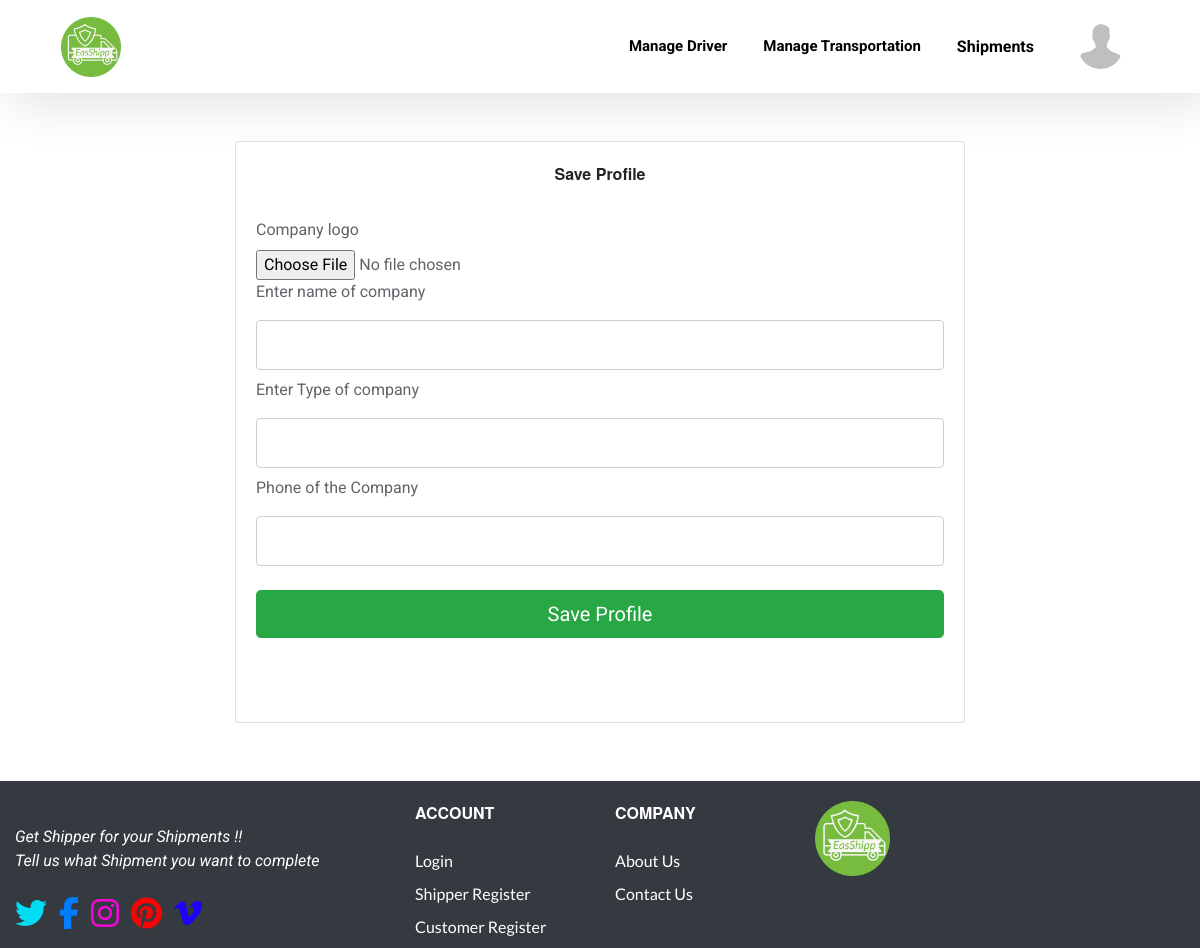
The page /partner_company/profile_edit/ (signed in) on the database as committed earlier.
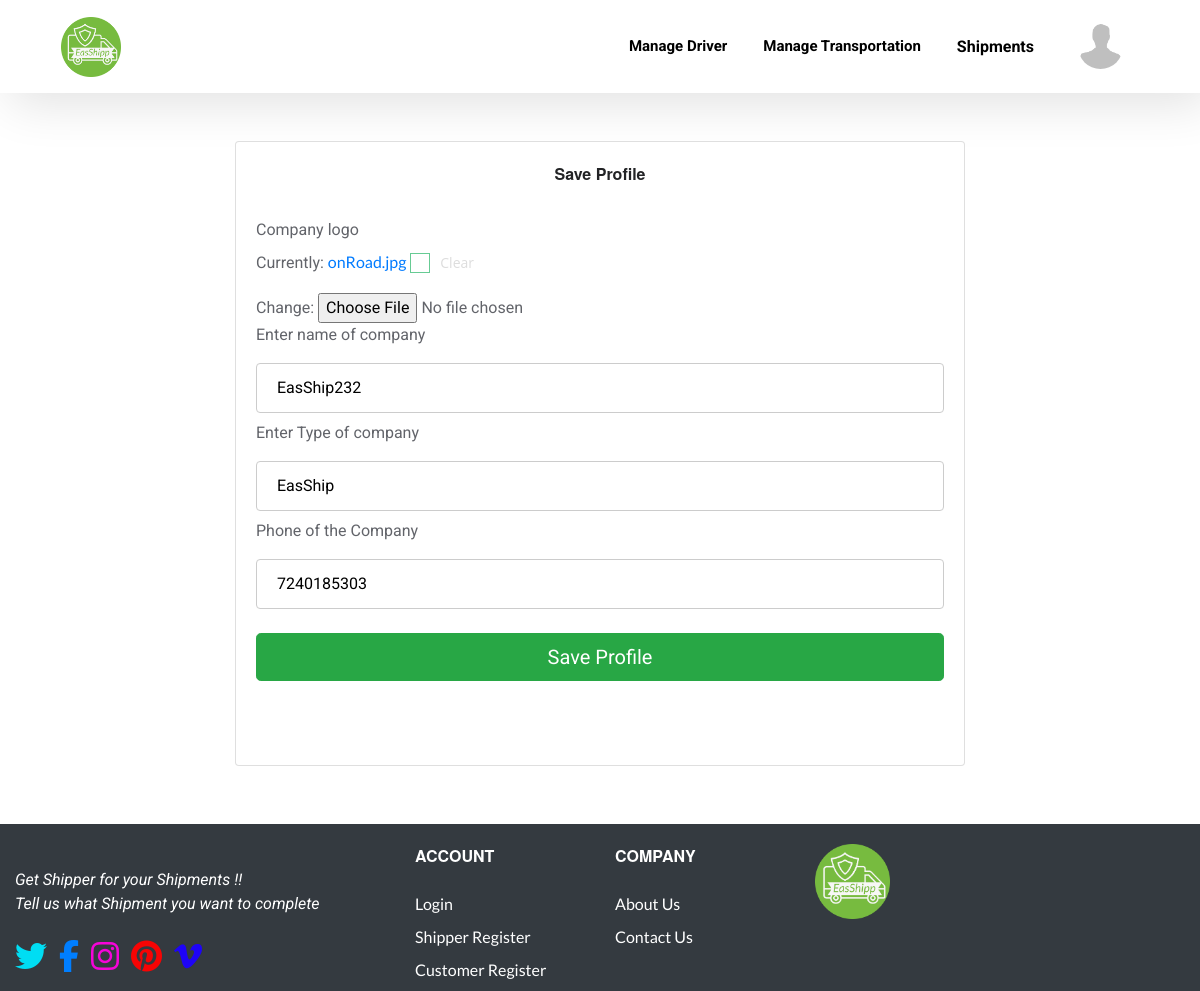
The same page on the database as committed later.
### PatnerCompany/models.py (models this page shows)
class Comp_profile(models.Model):
    comp = models.ForeignKey(patnerComp, on_delete=models.CASCADE)
    phone_regex = RegexValidator(regex=r'^\+?1?\d{9,15}$',
                                 message="Please enter valid phone number. Correct format is 91XXXXXXXX")
    phone = models.CharField(validators=[phone_regex], max_length=20, blank=True)
    company_type = models.CharField(max_length=250, blank=True, )
    company_name = models.CharField(max_length=250, blank=True, )
    company_logo = models.ImageField(blank=True, )

### PatnerCompany/views.py (the view)
# urls.py: path('profile_edit/', ProfileEdit, name='ProfileEdit'),
@login_required(login_url='/')
def ProfileEdit(request):
    user = request.user
    c = patnerComp.objects.get(user=request.user)
    if c is not None:
        try:
            cp = Comp_profile.objects.get(comp=c)
        except Comp_profile.DoesNotExist:
            cp=None
        if cp is None:
            if request.method == 'POST':
                form = Profile(request.POST or None,request.FILES or None)
                if form.is_valid():
                    f = form.save(commit=False)
                    f.comp = c
                    f.save()
            form = Profile()
        else:
            if request.method == "POST":
                form = Profile(request.POST,request.FILES, instance=cp)
                if form.is_valid():
                    form.save()
                    return redirect('partner_company:profile')
            form = Profile(instance=cp)
        return render(request,'partner_company/EditProfile.html',{'form':form})
    else:
        return redirect('/')

### PatnerCompany/forms.py
class Profile(forms.ModelForm):
    company_name = forms.CharField(label='Enter name of company', max_length=30, required=False,
                                        widget=forms.TextInput(
                                            attrs={'class': "input100"}))
    company_type = forms.CharField(label='Enter Type  of company', max_length=30, required=False,
                                   widget=forms.TextInput(
                                       attrs={'class': "input100"}))
    phone = forms.CharField(label='Phone of the Company', max_length=30, required=False, widget=forms.NumberInput(
        attrs={'class': "input100"}))
    class Meta:
        model = Comp_profile
        fields = [
            'company_logo',
            'company_name',
            'company_type',
            'phone'
        ]

### templates/partner_company/EditProfile.html (shortened to what the changed rows need)
{% load crispy_forms_tags %} {% load static %}
<!doctype html>
<html lang="en">
<head>
    <link rel="stylesheet" href="https://maxcdn.bootstrapcdn.com/bootstrap/4.0.0/css/bootstrap.min.css">
    <link rel="stylesheet" href="{% static 'css/style12.css'%}">
    <link rel="stylesheet" href="https://cdnjs.cloudflare.com/ajax/libs/font-awesome/4.7.0/css/font-awesome.css" />
</head>
<body>
<div class="container">
  <div class="row">
    <div class="col-sm-10 col-md-10 col-lg-8 mx-auto">
      <div class="card card-signin my-5">
        <div class="card-body">
          <h1 class="text-center">
            <b>Save Profile</b>
          </h1>
          <form class="form-signin" method="POST" enctype="multipart/form-data">
            <fieldset class="form-group">
              <br />
              {{ form|crispy }}
            </fieldset>
          </form>
        </div>
      </div>
    </div>
  </div>
  </div>
</body>
</html>

Rows that differ between the two databases and show on the page:
added Comp_profile: company_name "EasShip232", company_type "EasShip", phone "7240185303"
Other text that changed with them:
text no longer shown: "Company logo Enter name of company Enter Type of company Phone of the Company"
text now shown: "Company logo Currently: onRoad.jpg Clear Change: Enter name of company Enter Type of company Phone of the Company"
